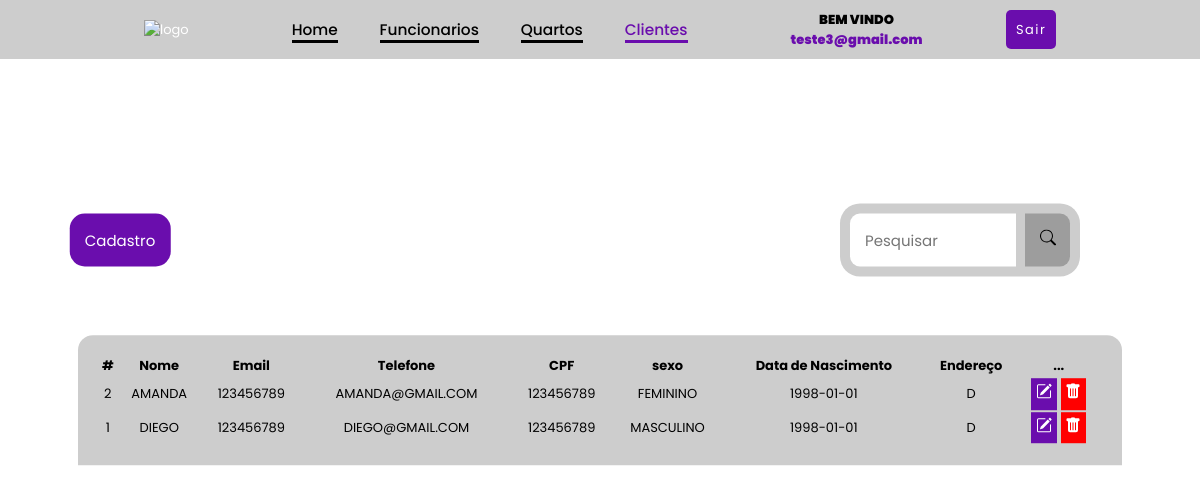
The app's page /Clientes.php (signed in) with its own data.
### tables this page shows
CREATE TABLE `clientes` (
  `id` int(11) NOT NULL AUTO_INCREMENT,
  `nome` varchar(45) NOT NULL,
  `email` varchar(110) NOT NULL,
  `telefone` varchar(15) NOT NULL,
  `cpf` varchar(45) NOT NULL,
  `sexo` varchar(15) NOT NULL,
  `data_nascimento` date NOT NULL,
  `endereco` varchar(120) NOT NULL,
  PRIMARY KEY (`id`)
);

### Clientes.php (the view, shortened to what this page needs)
<?php
include_once('config.php');
$logado = $_SESSION['email'];
if (!empty($_GET['search'])) {
    $data = $_GET['search'];
    $sql = "SELECT * FROM clientes WHERE id LIKE '%$data%' or nome LIKE '%$data%' or email LIKE '%$data%' ORDER BY id DESC";
} else {
    $sql = "SELECT * FROM clientes ORDER BY id DESC";
}
$result = $conexao->query($sql);
?>
<!DOCTYPE html>
<html lang="pt-br">
<head>
    <link rel="stylesheet" href="https://unpkg.com/boxicons@2.1.4/css/boxicons.min.css">
    <link rel="stylesheet" href="style.css">
</head>
<body>
    <div class="box">
        <a href="formulariocliente.php">Cadastro</a>
    </div>
    <div class="box-search1">
        <div class="search1">
            <input type="search" class="form-control search-field" placeholder="Pesquisar" id="pesquisar">
            <button onclick="searchData()" class="btn3 btn-primary">
                <svg xmlns='http://www.w3.org/2000/svg' width='16' height='16' fill='currentColor' class='bi bi-search' viewBox='0 0 16 16'>
                    <path d='M11.742 10.344a6.5 6.5 0 1 0-1.397 1.398h-.001q.044.06.098.115l3.85 3.85a1 1 0 0 0 1.415-1.414l-3.85-3.85a1 1 0 0 0-.115-.1zM12 6.5a5.5 5.5 0 1 1-11 0 5.5 5.5 0 0 1 11 0' />
                </svg>
        </div>
        <header class="header">
            <a href="Home.php" class="logo">
                <img src="img/logoSite.png" alt="logo">
            </a>
            <nav class="navbar">
                <a href="Home.php">Home</a>
                <a href="Funcionarios.php">Funcionarios</a>
                <a href="#">Quartos</a>
                <a href="Clientes.php" class="active">Clientes</a>
            </nav>
            <div class="bemVindo">
                <?php
                echo "<p>Bem vindo</p> <u>$logado</u>";
                ?>
            </div>
            <div class="buttonSair">
                <a href="sair.php" class="btnSair">Sair</a>
            </div>
        </header>
        <div class="table">
            <table class="table-item ">
                <thead>
                    <tr>
                        <th scope="col">#</th>
                        <th scope="col">Nome</th>
                        <th scope="col">Email</th>
                        <th scope="col">Telefone</th>
                        <th scope="col">CPF</th>
                        <th scope="col">sexo</th>
                        <th scope="col">Data de Nascimento</th>
                        <th scope="col">Endereço</th>
                        <th scope="col">...</th>
                    </tr>
                </thead>
                <tbody>
                    <?php
                    while ($user_data = mysqli_fetch_assoc($result)) {
                        echo "<tr>";
                        echo "<td>" . $user_data['id'] . "</td>";
                        echo "<td>" . $user_data['nome'] . "</td>";
                        echo "<td>" . $user_data['cpf'] . "</td>";
                        echo "<td>" . $user_data['email'] . "</td>";
                        echo "<td>" . $user_data['telefone'] . "</td>";
                        echo "<td>" . $user_data['sexo'] . "</td>";
                        echo "<td>" . $user_data['data_nascimento'] . "</td>";
                        echo "<td>" . $user_data['endereco'] . "</td>";
                        echo "<td>
                            <a class='btn1 btn-sm btn-primary' href='editclientes.php?id=$user_data[id]'>
                            <svg xmlns='http://www.w3.org/2000/svg' width='16' height='16' fill='currentColor' class='bi bi-pencil-square' viewBox='0 0 16 16'>
                            <path d='M15.502 1.94a.5.5 0 0 1 0 .706L14.459 3.69l-2-2L13.502.646a.5.5 0 0 1 .707 0l1.293 1.293zm-1.75 2.456-2-2L4.939 9.21a.5.5 0 0 0-.121.196l-.805 2.414a.25.25 0 0 0 .316.316l2.414-.805a.5.5 0 0 0 .196-.12l6.813-6.814z'/>
                            <path fill-rule='evenodd' d='M1 13.5A1.5 1.5 0 0 0 2.5 15h11a1.5 1.5 0 0 0 1.5-1.5v-6a.5.5 0 0 0-1 0v6a.5.5 0 0 1-.5.5h-11a.5.5 0 0 1-.5-.5v-11a.5.5 0 0 1 .5-.5H9a.5.5 0 0 0 0-1H2.5A1.5 1.5 0 0 0 1 2.5z'/>
                            </svg>
                            </a>
                            <a class='btn2 btn-sm btn-danger' href='deleteclientes.php?id=$user_data[id]'>
                            <svg xmlns='http://www.w3.org/2000/svg' width='16' height='16' fill='currentColor' class='bi bi-trash-fill' viewBox='0 0 16 16'>
                            <path d='M2.5 1a1 1 0 0 0-1 1v1a1 1 0 0 0 1 1H3v9a2 2 0 0 0 2 2h6a2 2 0 0 0 2-2V4h.5a1 1 0 0 0 1-1V2a1 1 0 0 0-1-1H10a1 1 0 0 0-1-1H7a1 1 0 0 0-1 1zm3 4a.5.5 0 0 1 .5.5v7a.5.5 0 0 1-1 0v-7a.5.5 0 0 1 .5-.5M8 5a.5.5 0 0 1 .5.5v7a.5.5 0 0 1-1 0v-7A.5.5 0 0 1 8 5m3 .5v7a.5.5 0 0 1-1 0v-7a.5.5 0 0 1 1 0'/>
                            </svg>
                            </a>
                    </td>";
                        echo "<td>";
                    }
                    ?>
                </tbody>
            </table>
        </div>
</body>
</html>

### style.css (style rules this page uses)
* { margin: 0; padding: 0; box-sizing: border-box; text-decoration: none; border: none; outline: none; scroll-behavior: smooth; font-family: "Poppins", sans-serif; }
:root { --primary-color: #fff; --second-color: #cdcdcd; --second: #9d9d9d; --tertiary-color: #6a0dad; --text-color: #000; --test-color: #ff0000; }
html { font-size: 60%; overflow-x: hidden; }
body { background-color: var(--primary-color); font-size: 13px; }
.header { position: fixed; top: 0; left: 0; width: 100%; padding: 1rem 12% 1rem; background: var(--second-color); backdrop-filter: blur(10px); display: flex; justify-content: space-between; align-items: center; z-index: 5; }
.logo img { width: 110px; height: 110px; cursor: default; }
input { padding: 15px; border: none; outline: none; font-size: 15px; }
.navbar a { font-size: 1.6rem; color: var(--text-color); margin: 2rem; font-weight: 500; transition: 0.3s ease; border-bottom: 3px solid var(--text-color); }
.navbar a:hover, .navbar a.active { color: var(--tertiary-color); border-bottom: 3px solid var(--tertiary-color); }
.table-item { background: var(--second-color); position: absolute; top: 50%; left: 50%; transform: translate(-50%, -50%); width: 87%; border-radius: 15px 15px 0 0; text-align: center; padding: 2rem; gap: 2rem; }
tbody { text-transform: uppercase; }
.bemVindo { font-weight: 1000; }
.bemVindo u { color: var(--tertiary-color); }
.bemVindo p { text-transform: uppercase; text-align: center; color: var(--text-color); }
.btn1 { background-color: var(--tertiary-color); display: inline-block; padding: 0.5rem; }
.btn2 { background-color: var(--test-color); display: inline-block; padding: 0.5rem; }
.btn3 { background: var(--second); padding: 1.5rem; border-radius: 0 10px 10px 0; margin-left: 1rem; }
.box { position: absolute; top: 30%; left: 10%; transform: translate(-50%, -50%); background-color: var(--tertiary-color); padding: 15px; border-radius: 15px; font-size: 15px; font-family: Arial, Helvetica, sans-serif; }
.buttonSair { display: flex; }
.btnSair { background-color: var(--tertiary-color); padding: 1rem; border-radius: 5px; letter-spacing: 1.5px; }
a { text-decoration: none; color: var(--primary-color); }
.search-field { width: 100%; max-width: 400px; padding-right: 10px; border-radius: 10px 0 0 10px; box-sizing: border-box; }
.search1 { position: absolute; top: 30%; left: 80%; transform: translate(-50%, -50%); display: flex; padding: 10px; background: var(--second-color); border-radius: 20px; }

### records on screen
clientes: id "2", nome "AMANDA", cpf "123456789", email "AMANDA@GMAIL.COM", telefone "123456789", sexo "FEMININO", data_nascimento "1998-01-01", endereco "D"
clientes: id "1", nome "DIEGO", cpf "123456789", email "DIEGO@GMAIL.COM", telefone "123456789", sexo "MASCULINO", data_nascimento "1998-01-01", endereco "D"

### other values on screen
$logado "teste3@gmail.com"
